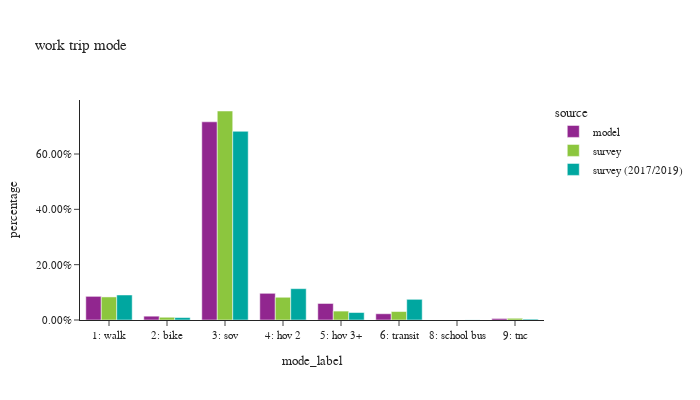

The cell this chart's notebook holds for it:
### Code cell
df_plot = wk_trip.groupby(['source','mode_label'])['trexpfac'].sum().reset_index()
df_plot['percentage'] = df_plot.groupby(['source'], group_keys=False)['trexpfac']. \
    apply(lambda x: x / float(x.sum()))

df_plot_ct = wk_trip.groupby(['source','mode_label'])['trexpfac'].count().reset_index(). \
    rename(columns={'trexpfac':'sample count'})
df_plot = df_plot.merge(df_plot_ct, on=['source','mode_label'])

fig = px.bar(df_plot.sort_values(by=['source']), x="mode_label", y="percentage", color="source",
             barmode="group",hover_data=['sample count'],title="work trip mode")
fig.update_layout(height=400, width=700, font=dict(size=11),
                  xaxis = dict(dtick = 1, categoryorder='category ascending'),
                  yaxis=dict(tickformat=".2%"))
fig.show()

### Figure 1 — Plotly figure (JSON) as saved in the notebook; plotly's stock layout.template omitted (floating-point values rounded to 4 significant figures)
{"data": [{"alignmentgroup": "True", "customdata": [[174024], [28080], [1458228], [196377], [121598], [46000], [30], [11200]], "hovertemplate": "source=model<br>mode_label=%{x}<br>percentage=%{y}<br>sample count=%{customdata[0]}<extra></extra>", "legendgroup": "model", "marker": {"color": "#91268F", "pattern": {"shape": ""}}, "name": "model", "offsetgroup": "model", "orientation": "v", "showlegend": true, "textposition": "auto", "type": "bar", "x": ["1: walk", "2: bike", "3: sov", "4: hov 2", "5: hov 3+", "6: transit", "8: school bus", "9: tnc"], "xaxis": "x", "y": [0.08549, 0.01379, 0.7164, 0.09647, 0.05974, 0.0226, 1.474e-05, 0.005502], "yaxis": "y"}, {"alignmentgroup": "True", "customdata": [[20], [354], [84], [222], [2550], [159], [642]], "hovertemplate": "source=survey<br>mode_label=%{x}<br>percentage=%{y}<br>sample count=%{customdata[0]}<extra></extra>", "legendgroup": "survey", "marker": {"color": "#8CC63E", "pattern": {"shape": ""}}, "name": "survey", "offsetgroup": "survey", "orientation": "v", "showlegend": true, "textposition": "auto", "type": "bar", "x": ["9: tnc", "6: transit", "5: hov 3+", "4: hov 2", "3: sov", "2: bike", "1: walk"], "xaxis": "x", "y": [0.006242, 0.03058, 0.03219, 0.08219, 0.7555, 0.009929, 0.08338], "yaxis": "y"}, {"alignmentgroup": "True", "customdata": [[2473], [302], [5608], [952], [296], [2426], [31], [155]], "hovertemplate": "source=survey (2017/2019)<br>mode_label=%{x}<br>percentage=%{y}<br>sample count=%{customdata[0]}<extra></extra>", "legendgroup": "survey (2017/2019)", "marker": {"color": "#00A7A0", "pattern": {"shape": ""}}, "name": "survey (2017/2019)", "offsetgroup": "survey (2017/2019)", "orientation": "v", "showlegend": true, "textposition": "auto", "type": "bar", "x": ["1: walk", "2: bike", "3: sov", "4: hov 2", "5: hov 3+", "6: transit", "8: school bus", "9: tnc"], "xaxis": "x", "y": [0.09047, 0.008831, 0.6821, 0.1133, 0.02705, 0.07476, 0.0003625, 0.003148], "yaxis": "y"}], "layout": {"barmode": "group", "font": {"size": 11}, "height": 400, "legend": {"title": {"text": "source"}, "tracegroupgap": 0}, "title": {"text": "work trip mode"}, "width": 700, "xaxis": {"anchor": "y", "categoryorder": "category ascending", "domain": [0.0, 1.0], "dtick": 1, "title": {"text": "mode_label"}}, "yaxis": {"anchor": "x", "domain": [0.0, 1.0], "tickformat": ".2%", "title": {"text": "percentage"}}}}
